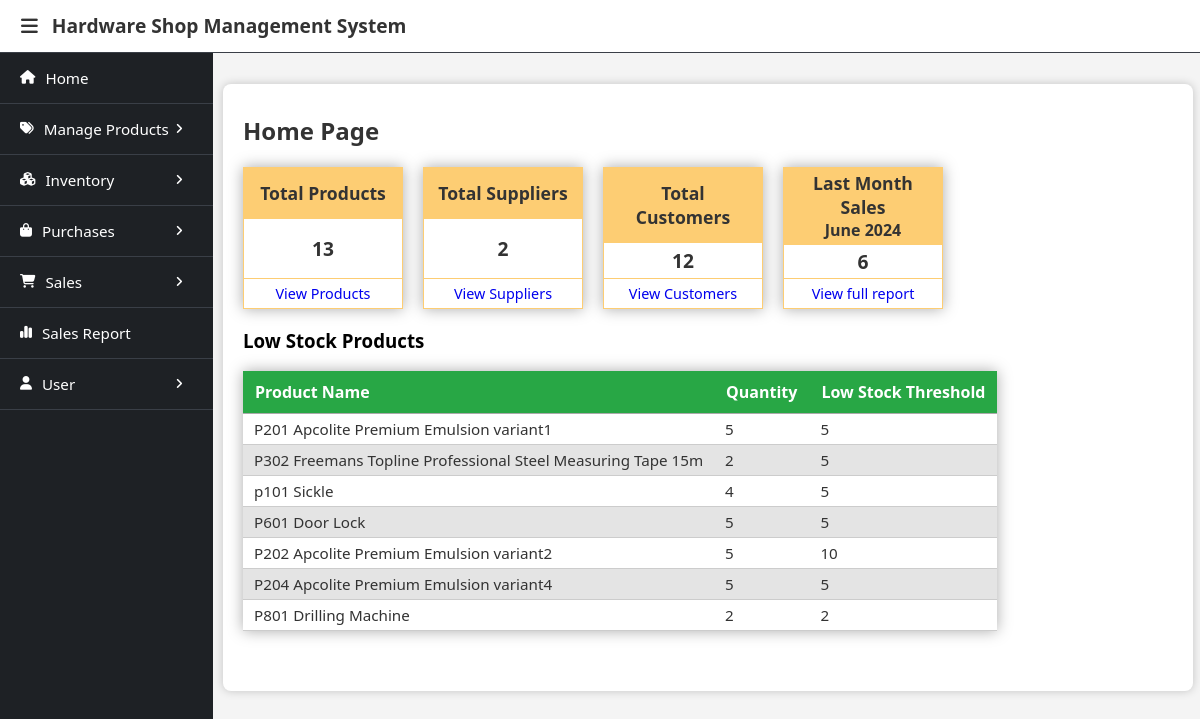
The app's page / (signed in) with its own data.
### database/models.py (models this page shows)
class ProductDetail(models.Model):
    product_detail_id = models.BigAutoField(primary_key=True)
    product_ref = models.ForeignKey(Product, on_delete=models.CASCADE)
    variant_ref = models.ForeignKey(ProductVariant, on_delete=models.CASCADE, null=True, blank=True, default=None)
    product_code = models.CharField(max_length=30, unique=True, null=True, blank=True)
    product_image = models.ImageField(upload_to="product_images", null=True, blank=True, default=None)
    low_stock_threshold = models.IntegerField(default=5)
    is_active = models.BooleanField(default=True)
    class Meta:
        db_table = 'product_detail'
        ordering = ['product_ref']
    def __str__(self):
        if self.variant_ref:
            return self.product_code + " "+ str(self.variant_ref)
        else:
            return self.product_code + " "+ str(self.product_ref)

class ProductVariant(models.Model):
    variant_id = models.BigAutoField(primary_key=True)
    product_ref = models.ForeignKey(Product, on_delete=models.CASCADE)
    variant_name = models.CharField(max_length=100)
    class Meta:
        db_table = 'product_variant'
    def __str__(self):
        return str(self.variant_name)

class Product(models.Model):
    product_id = models.BigAutoField(primary_key=True)
    product_name = models.CharField(max_length=100)
    category_ref = models.ForeignKey(Category, on_delete=models.SET_NULL, null=True, blank=True)
    brand_ref = models.ForeignKey(Brand, on_delete=models.SET_NULL, null=True, blank=True)
    description = models.TextField(max_length=300, null=True, blank=True)
    has_variants = models.BooleanField(default=False)
    class Meta:
        db_table = 'product'
    def __str__(self):
        return str(self.product_name)

### home/views.py (the view)
# urls.py: path('', HomeView.as_view(), name='home_page')
class HomeView(GroupRequiredMixin, View):
    def get(self, request):
        context = {
            "low_stock_products": get_low_stock_products(),
            "last_month_sales": get_last_month_sales(),
            "total_products": ProductDetail.objects.count(),
            "total_suppliers": Supplier.objects.count(),
            "total_customers": Customer.objects.count(),
        }
        return render(request, 'home.html', context)

### home/views.py (called while the page is built)
def get_last_month_sales():
    today_date = timezone.now()
    month_year = str(today_date.year)+"-"+str(today_date.month-1)
    month, year = [today_date.month-1, today_date.year]
    from_dt = timezone.datetime(year, month, 1, 0, 0, tzinfo=timezone.get_current_timezone())
    to_dt = timezone.datetime(year, month, calendar.monthrange(year, month)[1], 0, 0, tzinfo=timezone.get_current_timezone())
    period = months[month-1] + " " + str(year)
    sales = SaleHeaderDetail.objects.filter(sold_date__range=(from_dt, to_dt))
    context = {
        "month_year": month_year,
        "period": period,
        "total_sales": sales.count()
    }
    return context    #new line added

### user/context_processors.py (called while the page is built)
def get_users(request):
    users = User.objects.all()
    return {
        'users': users
    }

### user/templatetags/user_custom_tags.py (called while the page is built)
@register.filter(name='has_group')
def has_group(user, group_name):
    return user.groups.filter(name=group_name).exists()

### user/views.py (called while the page is built)
    def dispatch(self, request, *args, **kwargs):
        user = request.user
        if not user.is_authenticated:
            return redirect('login_page')
        if not any([user.groups.filter(name=group).exists() for group in self.groups_required]):
            print(user.groups)
            return self.handle_no_permission()
        return super().dispatch(request,*args, **kwargs)

### home/templates/home.html (shortened to what this page needs)
{% extends 'base.html' %}
{% load user_custom_tags %}
{% block menubar %}
    {% if request.user|has_group:"Owner" %}
        {% include 'owner_menu.html' %}
    {% elif request.user|has_group:"Salesman" %}
        {% include 'salesman_menu.html' %}
    {% endif %}
{% endblock %}
{% block content %}
<div class="container">
    <h2>Home Page</h2>
    <div>
        <div class="box-container">
            <table class="box total_products">
                <thead>
                    <tr><th><p class="single-title-heading">Total Products</p></th></tr>
                </thead>
                <tbody>
                    <tr class="single-content-value"><td>{{total_products}}</td></tr>
                </tbody>
                <tfoot>
                    <tr><td><a class="box-link" href="/products/">View Products</a></td></tr>
                </tfoot>
            </table>
            <table class="box total_suppliers">
                <thead>
                    <tr><th><p class="single-title-heading">Total Suppliers</p></th></tr>
                </thead>
                <tbody>
                    <tr class="single-content-value"><td>{{total_suppliers}}</td></tr>
                </tbody>
                <tfoot>
                    <tr><td><a class="box-link" href="/suppliers/">View Suppliers</a></td></tr>
                </tfoot>
            </table>
            <table class="box total_customers">
                <thead>
                    <tr><th><p class="single-title-heading">Total Customers</p></th></tr>
                </thead>
                <tbody>
                    <tr class="single-content-value"><td>{{total_customers}}</td></tr>
                </tbody>
                <tfoot>
                    <tr><td><a class="box-link" href="/customers/">View Customers</a></td></tr>
                </tfoot>
            </table>
            <table class="box last_month_sales">
                <thead>
                    <tr><th>
                        <p class="title-heading">Last Month Sales</p>
                        <p class="title-value">{{last_month_sales.period}}</p>
                    </th></tr>
                </thead>
                <tbody>
                    <tr class="single-content-value"><td>{{last_month_sales.total_sales}}</td></tr>
                </tbody>
                <tfoot>
                    <tr><td><a class="box-link" href="/sales/report/monthlywise?month_year={{last_month_sales.month_year}}">View full report</a></td></tr>
                </tfoot>
            </table>
        </div>
        <div class="low_stock_products_section">
            <h3>Low Stock Products</h3>
            <table class="low_stock_products">
                <thead>
                    <th>Product Name</th>
                    <th>Quantity</th>
                    <th>Low Stock Threshold</th>
                </thead>
                <tbody>
                    {% for product, stock_detail in low_stock_products.items %}
                    <tr>
                        <td>{{product}}</td>
                        <td>{{stock_detail.quantity}}</td>
                        <td>{{stock_detail.low_stock_threshold}}</td>
                    </tr>
                    {% endfor %}
                </tbody>
            </table>
        </div>
        </div>
    </div>
{% endblock %}

### templates/base.html (shortened to what this page needs)
<!DOCTYPE html>
<html lang="en">
<head>
    <link rel="stylesheet" href="https://cdn.datatables.net/2.0.8/css/dataTables.dataTables.min.css">
    <link rel="stylesheet" href="/assets/lib/fontawesome/css/all.min.css">
     <link rel="stylesheet" href="/assets/lib/select2/css/select2.min.css">
    <link rel="stylesheet" href="/assets/css/header_sidebar_layout.css">
    <link rel="stylesheet" href="/assets/css/select2_custom_styles.css">
</head>
<body>
    <header class="header">
        <i class="fa-solid fa-bars menu_icon"></i>
        <h1>Hardware Shop Management System</h1>
    </header>
    <div class="header-below">
        {% block menubar %}{% endblock %}
        <main class="content">
          {% block content %}{% endblock %}
        </main>
    </div>
</body>
</html>

### templates/owner_menu.html (shortened to what this page needs)
<aside class="sidebar shown">
    <nav>
        <ul class="nav-list">
            <li><a href="/"><i class="fa-solid fa-house"></i>Home</a></li>
            <li class="dropdown">
                <a href="#"><i class="fa-solid fa-tags"></i>Manage Products <i class="fa-solid fa-angle-right right"></i></a>
            </li>
            <li class="dropdown">
                <a href="#"><i class="fa-solid fa-cubes"></i>Inventory <i class="fa-solid fa-angle-right right"></i></a>
            </li>
            <li class="dropdown">
                <a href="#"><i class="fa-solid fa-bag-shopping"></i>Purchases <i class="fa-solid fa-angle-right right"></i></a>
            </li>
            <li class="dropdown">
                <a href="#"><i class="fa-solid fa-cart-shopping"></i>Sales <i class="fa-solid fa-angle-right right"></i></a>
            </li>
            <li><a href="/sales/report/monthlywise/"><i class="fa-solid fa-chart-simple"></i>Sales Report</a></li>
            <li class="dropdown user">
                <a href="#"><i class="fa-solid fa-user"></i>User <i class="fa-solid fa-angle-right right"></i></a>
            </li>
        </ul>
    </nav>
</aside>

### static/css/header_sidebar_layout.css (style rules this page uses)
body { margin: 0; font-family: system-ui, -apple-system, BlinkMacSystemFont, 'Segoe UI', Roboto, Oxygen, Ubuntu, Cantarell, 'Open Sans', 'Helvetica Neue', sans-serif; background-color: #f4f4f4; }
.header { padding: 12px 15px; background-color: white; border-bottom: 1px solid #3a3f47; display: flex; align-items: baseline; position: fixed; width: 100%; z-index: 2; transition: all 0.5s; }
.header h1 { margin: 0; font-size: 1.2em; }
.header i { padding: 4px 6px; font-size: 1.2em; cursor: pointer; color: #333; }
.header-below { display: flex; }
.sidebar { width: 14em; background-color: #1e2125; height: 100%; color: #fff; position: fixed; top: 0; left: 0; display: flex; padding-top:3.5em; flex-direction: column; z-index: 1; overflow-y: scroll; transition: all 0.5s; font-size: 0.95em; box-sizing: border-box; }
.nav-list { list-style: none; padding: 0; margin: 0; flex: 1; }
.nav-list li { border-bottom: 1px solid #3a3f47; }
.nav-list a { display: flex; align-items: center; padding: 15px 20px; color: #fff; text-decoration: none; transition: background-color 0.2s; }
.nav-list i { margin-right: 10px; }
.dropdown .right { margin-left: auto; font-size: 0.8em; }
.header-below .content { padding-top:4em; }
.content { margin-left: 13.5em; padding: 20px 7px; flex: 1; transition: all 0.5s; }

### templates/base.html (style rules this page uses)
h1, h2 { color: #333; }
i { margin-right: 8px; font-size: 0.9em; }
.container { background: #fff; padding: 10px 20px 20px; margin: 20px 0; border-radius: 8px; box-shadow: 0 0 10px rgba(0, 0, 0, 0.2); }
table { width: 100%; border-collapse: collapse; margin-bottom: 40px; box-shadow: 0px 0px 14px #aaa; overflow-x: auto; }
th, td { text-align: left; border-bottom: 1px solid #ccc; }
th { background-color: #d1d1d1; padding: 10px 12px; color: #333; border-bottom: 1px solid #aaa; font-weight: bold; }
td { padding: 5px 11px; background-color: #fff; color: #333; }
tr:nth-child(even) td { background-color: #e4e4e4; }
.box-container { display:flex; align-items: stretch; gap: 20px; flex-wrap: wrap; }
.box { border-collapse: collapse; width: 10em; margin: 0px; }
.box p { margin: 0px; }
.box tbody td, .box thead th, .box tfoot td { border: 1px solid rgb(253, 205, 115); text-align: center; }
.box .title-heading, .box .single-title-heading { font-size: 1.1em; }
.box .single-title-heading { padding: 10px 5px; }
.box thead th { padding: 3px 5px; background-color: rgb(253, 205, 115); }
.box tbody td { padding: 3px 5px; font-size: 0.9em; width:50%; box-sizing: border-box; background-color: white !important; }
.box .single-content-value td { font-size: 1.2em; font-weight: bold; }
.box .box-link { display:block; font-size: 0.9em; text-decoration: none; }
.low_stock_products thead th { background-color:#28a745; color: white; }
table.low_stock_products { width:fit-content; max-width: 100%; }
.low_stock_products tbody td { font-size: 0.95em; }

### records on screen
ProductDetail: variant_ref+product_code "P201 Apcolite Premium Emulsion variant1", quantity "5", low_stock_threshold "5"
ProductDetail: variant_ref+product_code "P302 Freemans Topline Professional Steel Measuring Tape 15m", quantity "2", low_stock_threshold "5"
ProductDetail: variant_ref+product_code+product_ref "p101 Sickle", quantity "4", low_stock_threshold "5"
ProductDetail: variant_ref+product_code+product_ref "P601 Door Lock", quantity "5", low_stock_threshold "5"
ProductDetail: variant_ref+product_code "P202 Apcolite Premium Emulsion variant2", quantity "5", low_stock_threshold "10"
ProductDetail: variant_ref+product_code "P204 Apcolite Premium Emulsion variant4", quantity "5", low_stock_threshold "5"
ProductDetail: variant_ref+product_code+product_ref "P801 Drilling Machine", quantity "2", low_stock_threshold "2"

### other values on screen
{{ total_products }} "13"
{{ total_suppliers }} "2"
{{ total_customers }} "12"
{{ last_month_sales.period }} "June 2024"
{{ last_month_sales.total_sales }} "6"
